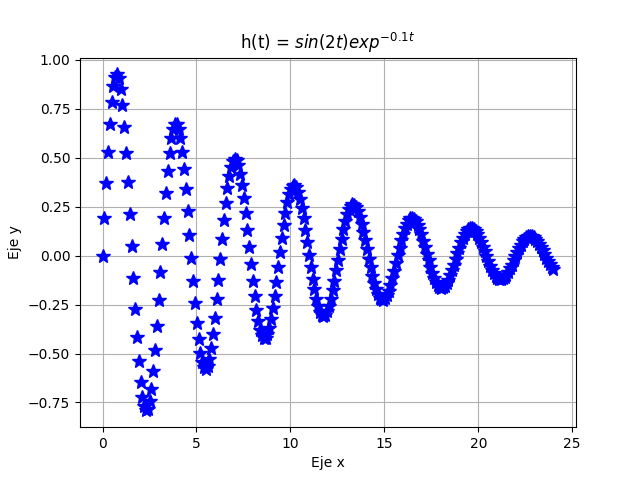

Write Python code to recreate this figure.
import matplotlib.pyplot as plt
import numpy as np
from numpy import sin

tpoints = np.linspace( 0, 24, 250)
def h(t):
    return (sin(2*tpoints)* np.exp(-0.1*tpoints))

plt.plot(tpoints, h(tpoints),'*', color = 'b', markersize = 10)
plt.title('h(t) = $sin(2t)exp^{-0.1t}$')
plt.ylabel('Eje y')
plt.xlabel('Eje x')
plt.grid(True)
plt.show()
